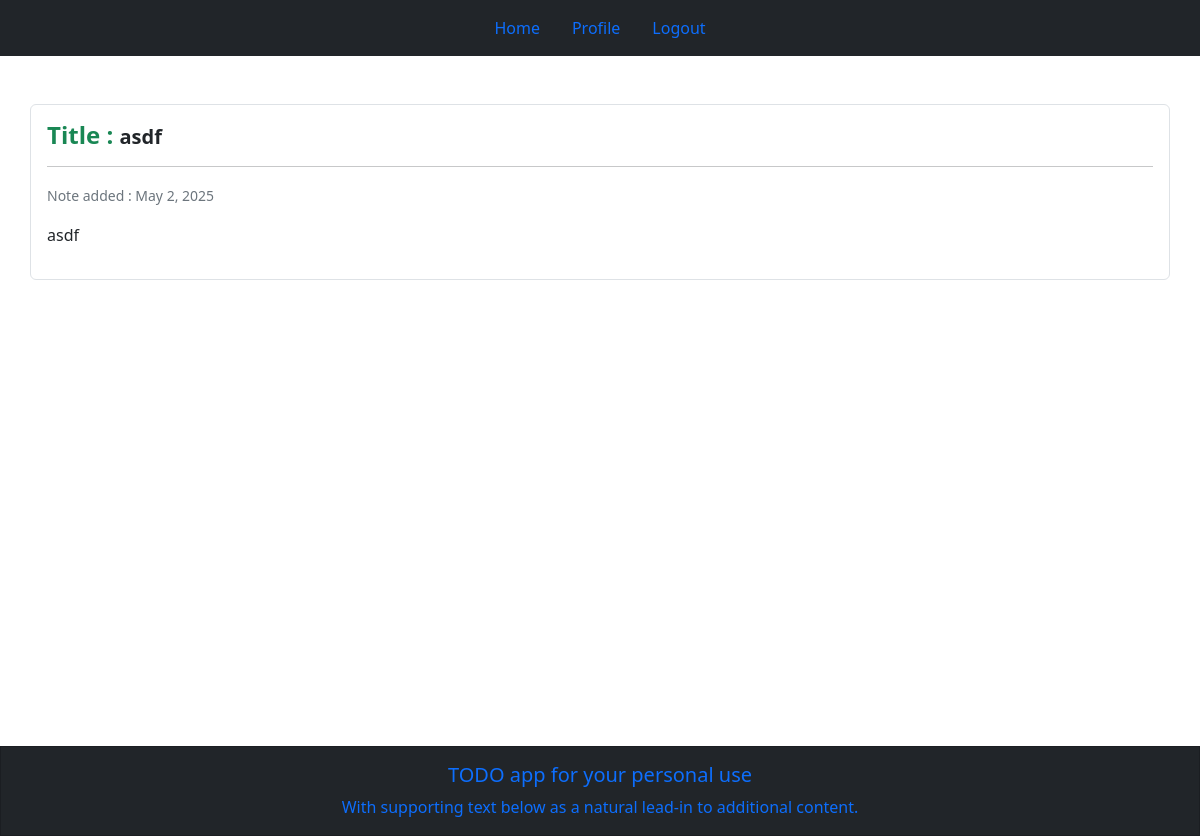
Page /noteitems/96 (signed in) on the committed database.
### todoapp/models.py (models this page shows, shortened)
class Note(models.Model):
    noteheading = models.CharField(max_length=200 , default="Untitled note")
    note = models.CharField(max_length=200)
    date = models.DateField(default=date.today)

### todoapp/views.py (the view)
# urls.py: path('noteitems/<int:id>', views.noteitems, name='noteitems'),
@login_required(login_url='/login/')
def noteitems(request , id):
    item = get_object_or_404(Note , pk=id) # this function is used to get single note item from the database
    return render(request, 'noteitems.html', {'item': item})

### templates/noteitems.html (shortened to what this page needs)
{% extends "base.html" %}
{% block content %}
<div class="container mt-5 p-3 border rounded">
    <span>
        <span class='h4 fw-bold text-success'>Title : </span>
        <span class='fw-bolder h5'>
            {{item.noteheading}}
        </span>
    </span>
    <hr>
    <small class="text-muted">Note added : {{ item.date }}</small>
    <p class="mt-3">{{ item.note }}</p>
</div>
{% endblock  %}

### rows in the picture
Note: noteheading "asdf", date "May 2, 2025", note "asdf"
